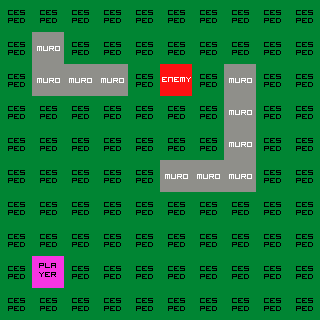

Tiled map render using the project's own tile images. Description and the whole map definition, tile-layer contents included, below:
An orthogonal 10x10 tile map with 32x32 px tiles, 2 tile layers (Capa de Patrones 1, Capa de patrones 2) and 2 objects.

<map version="1.0" orientation="orthogonal" renderorder="right-down" width="10" height="10" tilewidth="32" tileheight="32" nextobjectid="123">
 <tileset firstgid="1" name="tileset" tilewidth="32" tileheight="32" tilecount="64" columns="8">
  <image source="tileset.png" width="256" height="256" />
 </tileset>
 <layer name="Capa de Patrones 1" width="10" height="10">
  <data>
   <tile gid="13" />
   <tile gid="13" />
   <tile gid="13" />
   <tile gid="13" />
   <tile gid="13" />
   <tile gid="13" />
   <tile gid="13" />
   <tile gid="13" />
   <tile gid="13" />
   <tile gid="13" />
   <tile gid="13" />
   <tile gid="1" />
   <tile gid="13" />
   <tile gid="13" />
   <tile gid="13" />
   <tile gid="13" />
   <tile gid="13" />
   <tile gid="13" />
   <tile gid="13" />
   <tile gid="13" />
   <tile gid="13" />
   <tile gid="1" />
   <tile gid="1" />
   <tile gid="1" />
   <tile gid="13" />
   <tile gid="13" />
   <tile gid="13" />
   <tile gid="1" />
   <tile gid="13" />
   <tile gid="13" />
   <tile gid="13" />
   <tile gid="13" />
   <tile gid="13" />
   <tile gid="13" />
   <tile gid="13" />
   <tile gid="13" />
   <tile gid="13" />
   <tile gid="1" />
   <tile gid="13" />
   <tile gid="13" />
   <tile gid="13" />
   <tile gid="13" />
   <tile gid="13" />
   <tile gid="13" />
   <tile gid="13" />
   <tile gid="13" />
   <tile gid="13" />
   <tile gid="1" />
   <tile gid="13" />
   <tile gid="13" />
   <tile gid="13" />
   <tile gid="13" />
   <tile gid="13" />
   <tile gid="13" />
   <tile gid="13" />
   <tile gid="1" />
   <tile gid="1" />
   <tile gid="1" />
   <tile gid="13" />
   <tile gid="13" />
   <tile gid="13" />
   <tile gid="13" />
   <tile gid="13" />
   <tile gid="13" />
   <tile gid="13" />
   <tile gid="13" />
   <tile gid="13" />
   <tile gid="13" />
   <tile gid="13" />
   <tile gid="13" />
   <tile gid="13" />
   <tile gid="13" />
   <tile gid="13" />
   <tile gid="13" />
   <tile gid="13" />
   <tile gid="13" />
   <tile gid="13" />
   <tile gid="13" />
   <tile gid="13" />
   <tile gid="13" />
   <tile gid="13" />
   <tile gid="13" />
   <tile gid="13" />
   <tile gid="13" />
   <tile gid="13" />
   <tile gid="13" />
   <tile gid="13" />
   <tile gid="13" />
   <tile gid="13" />
   <tile gid="13" />
   <tile gid="13" />
   <tile gid="13" />
   <tile gid="13" />
   <tile gid="13" />
   <tile gid="13" />
   <tile gid="13" />
   <tile gid="13" />
   <tile gid="13" />
   <tile gid="13" />
   <tile gid="13" />
  </data>
 </layer>
 <layer name="Capa de patrones 2" width="10" height="10">
  <data>
   <tile gid="0" />
   <tile gid="0" />
   <tile gid="0" />
   <tile gid="0" />
   <tile gid="0" />
   <tile gid="0" />
   <tile gid="0" />
   <tile gid="0" />
   <tile gid="0" />
   <tile gid="0" />
   <tile gid="0" />
   <tile gid="0" />
   <tile gid="0" />
   <tile gid="0" />
   <tile gid="0" />
   <tile gid="0" />
   <tile gid="0" />
   <tile gid="0" />
   <tile gid="0" />
   <tile gid="0" />
   <tile gid="0" />
   <tile gid="0" />
   <tile gid="0" />
   <tile gid="0" />
   <tile gid="0" />
   <tile gid="7" />
   <tile gid="0" />
   <tile gid="0" />
   <tile gid="0" />
   <tile gid="0" />
   <tile gid="0" />
   <tile gid="0" />
   <tile gid="0" />
   <tile gid="0" />
   <tile gid="0" />
   <tile gid="0" />
   <tile gid="0" />
   <tile gid="0" />
   <tile gid="0" />
   <tile gid="0" />
   <tile gid="0" />
   <tile gid="0" />
   <tile gid="0" />
   <tile gid="0" />
   <tile gid="0" />
   <tile gid="0" />
   <tile gid="0" />
   <tile gid="0" />
   <tile gid="0" />
   <tile gid="0" />
   <tile gid="0" />
   <tile gid="0" />
   <tile gid="0" />
   <tile gid="0" />
   <tile gid="0" />
   <tile gid="0" />
   <tile gid="0" />
   <tile gid="0" />
   <tile gid="0" />
   <tile gid="0" />
   <tile gid="0" />
   <tile gid="0" />
   <tile gid="0" />
   <tile gid="0" />
   <tile gid="0" />
   <tile gid="0" />
   <tile gid="0" />
   <tile gid="0" />
   <tile gid="0" />
   <tile gid="0" />
   <tile gid="0" />
   <tile gid="0" />
   <tile gid="0" />
   <tile gid="0" />
   <tile gid="0" />
   <tile gid="0" />
   <tile gid="0" />
   <tile gid="0" />
   <tile gid="0" />
   <tile gid="0" />
   <tile gid="0" />
   <tile gid="4" />
   <tile gid="0" />
   <tile gid="0" />
   <tile gid="0" />
   <tile gid="0" />
   <tile gid="0" />
   <tile gid="0" />
   <tile gid="0" />
   <tile gid="0" />
   <tile gid="0" />
   <tile gid="0" />
   <tile gid="0" />
   <tile gid="0" />
   <tile gid="0" />
   <tile gid="0" />
   <tile gid="0" />
   <tile gid="0" />
   <tile gid="0" />
   <tile gid="0" />
  </data>
 </layer>
 <objectgroup name="muros">
  <object id="120" x="224" y="64">
   <polyline points="0,0 32,0 32,128 -64,128 -64,96 0,96 0,0" />
  </object>
  <object id="122" x="32" y="32">
   <polyline points="0,0 32,0 32,32 64,32 96,32 96,64 64,64 0,64 0,0" />
  </object>
 </objectgroup>
</map>
